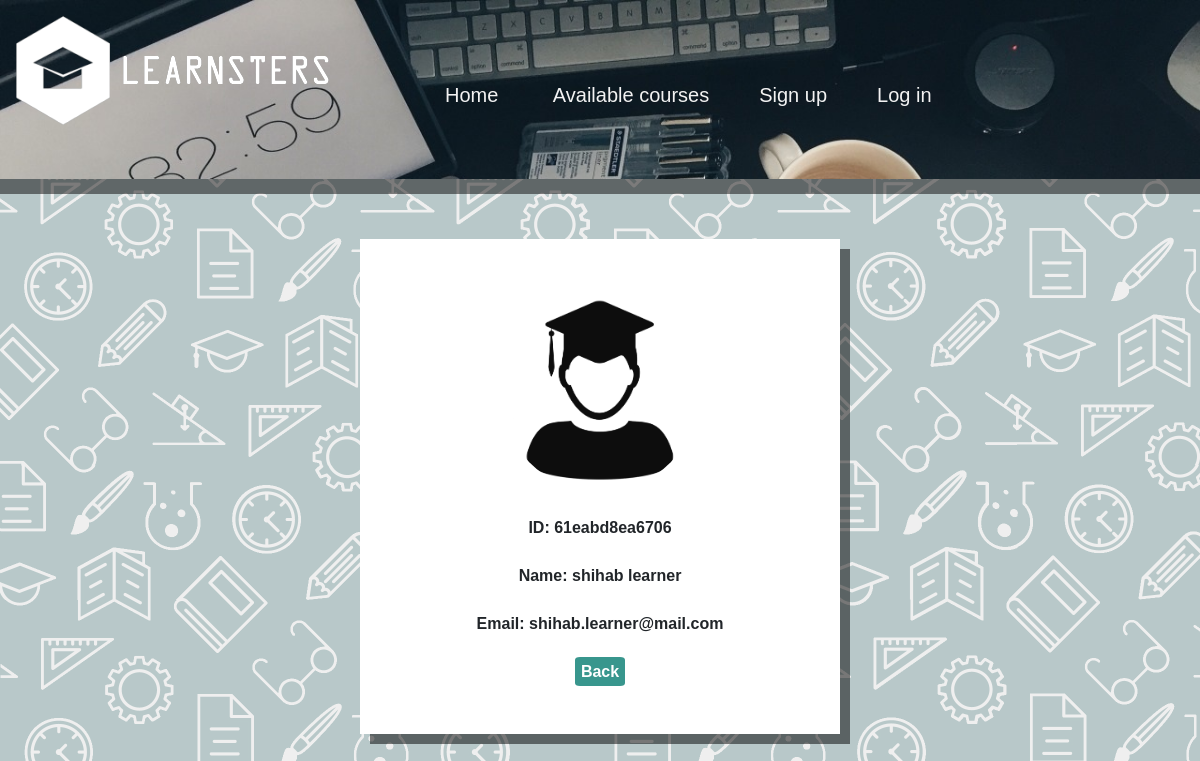
The app's page /displaylearner.php?id=61eabd8ea6706 with its own data.
### tables this page shows
CREATE TABLE `learners` (
  `learnerID` varchar(255) NOT NULL,
  `Fname` varchar(255) NOT NULL,
  `Lname` varchar(255) DEFAULT NULL,
  `Email` varchar(255) DEFAULT NULL,
  `Password` varchar(255) DEFAULT NULL,
  `profilePicture` text DEFAULT NULL,
  `Type` text NOT NULL
);

### displaylearner.php (the view, shortened to what this page needs)
<html>
<?php
include "connectToDb.php";
include "menu.php";
$query = "SELECT * FROM learners Where learnerID ='" . $_GET["id"] . "'";
$result = mysqli_query($conn, $query);
?>
<body>
    <?php $row = mysqli_fetch_array($result); ?>
    <div class="box">
        <img src="<?php echo $row['profilePicture']; ?>" alt="profile picture" width="200px" style="border-radius: 50%;"><br><br>
        <div id="info">
            ID: <?php echo $row["learnerID"] ?><br><br>
            Name: <?php echo $row["Fname"] ?>
            <?php echo $row["Lname"] ?><br><br>
            Email: <?php echo $row["Email"] ?><br><br>
            <a href="selectlearner.php" class="link">Back</a>
        </div>
    </div>
</body>
</html>

### css/main.css (style rules this page uses)
* { font-family: Arial, Helvetica, sans-serif; margin-left: 0; margin-right: 0; }

### displaylearner.php (style rules this page uses)
body { background-image: url("pictures/website/backgroundPattern.png"); }
.link { margin: 50px; text-decoration: none; background-color: #38968d; color: white; border-radius: 10%; padding: 6px; font-weight: bold; }
.box { box-shadow: 10px 10px rgba(0, 0, 0, 0.5); margin: auto; margin-top: 5%; margin-bottom: 5%; padding: 50px; top: 10%; background-color: white; width: 40%; text-align: center; }
#info { font-weight: bold; }

### menu.php (style rules this page uses)
* { margin: 0; }

### records on screen
learners: profilePicture (placeholder picture), learnerID "61eabd8ea6706", Fname "shihab", Lname "learner", Email "shihab.learner@mail.com"
